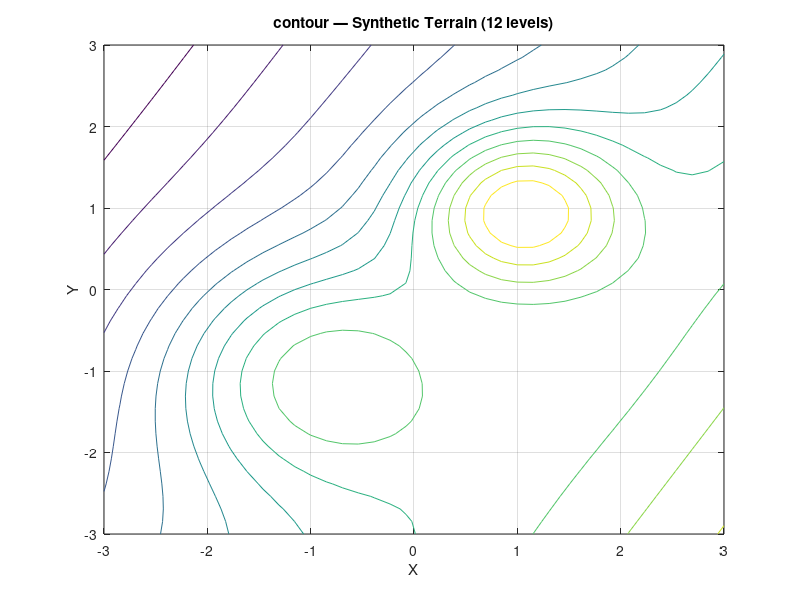

Reproduce this figure in MATLAB.
% contour + contourf — topographic-style level lines
% contour(Z) draws contour lines at 10 auto-spaced levels.
% contour(Z, n) overrides the count, contour(Z, levels) the values.
% contourf renders filled bands instead of lines (currently lines —
% filled is on the BACKLOG).


clear
close all

% Synthetic terrain: smooth multi-bump landscape.
n = 40;
x = linspace(-3, 3, n);
y = linspace(-3, 3, n);
Z = zeros(n, n);
for i = 1:n
    for j = 1:n
        Z(i, j) = 3 * exp(-((x(j)-1)^2 + (y(i)-1)^2)) ...
                + 2 * exp(-((x(j)+1)^2 + (y(i)+1)^2) / 2) ...
                + 0.5 * x(j) - 0.3 * y(i);
    end
end

figure
contour(x, y, Z, 12)
title('contour — Synthetic Terrain (12 levels)')
xlabel('X')
ylabel('Y')
grid on
